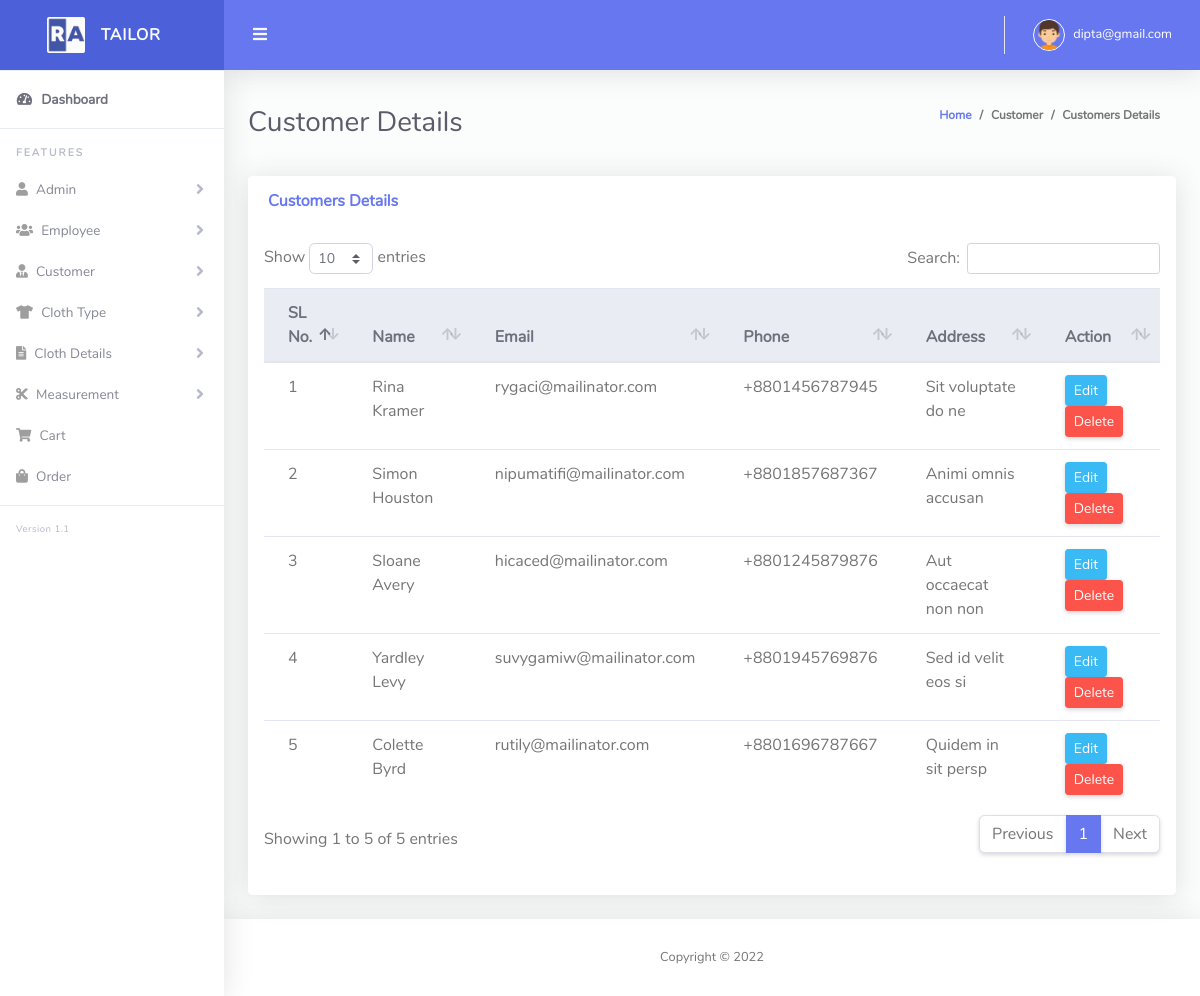
/customer_list.php (signed in), run on an earlier commit of the app's database.
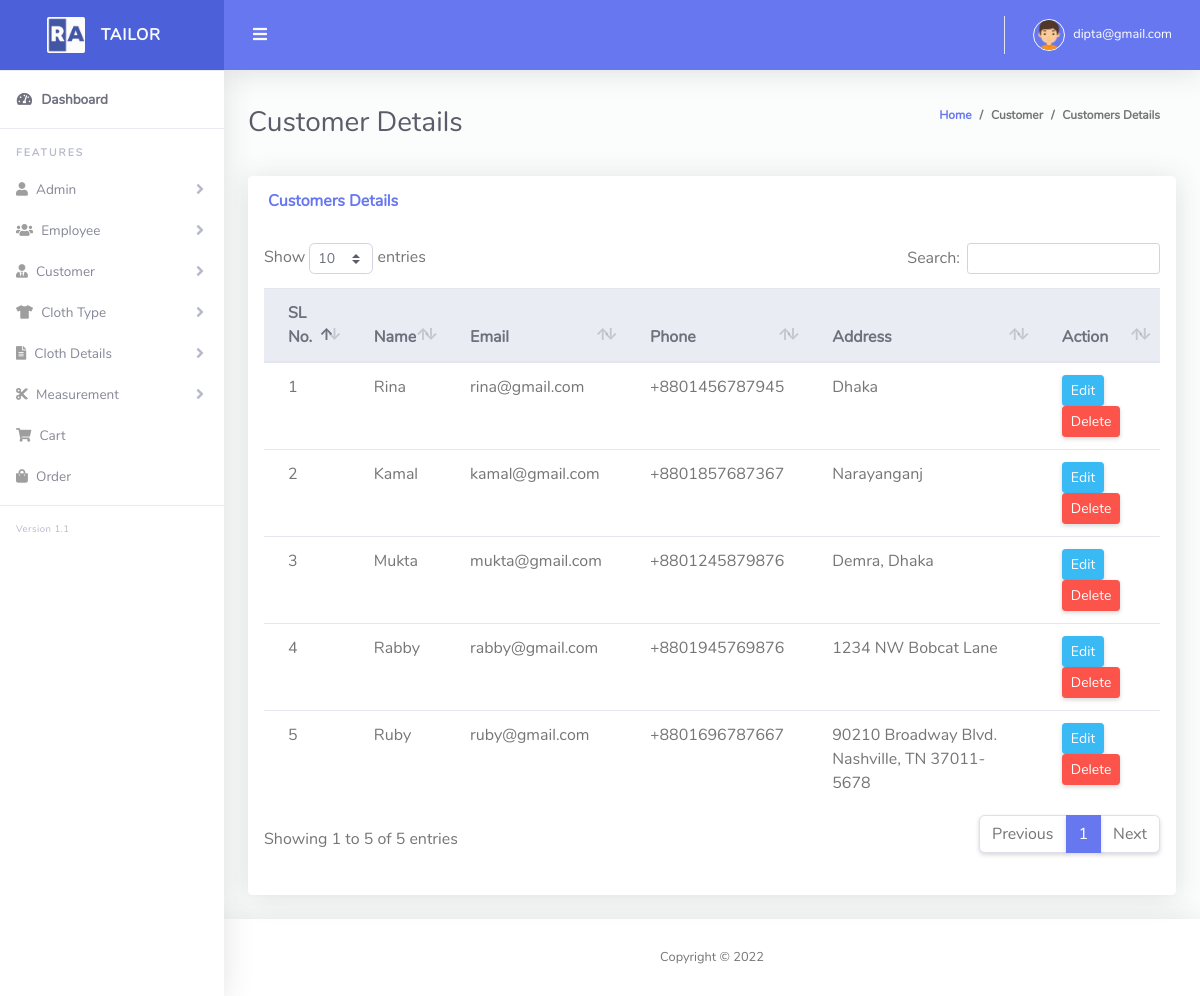
And on a later commit of the database.
### tables this page shows
CREATE TABLE `tbl_customer` (
  `cus_id` int(11) NOT NULL,
  `cus_name` varchar(255) NOT NULL,
  `cus_email` varchar(255) NOT NULL,
  `cus_phone` varchar(255) NOT NULL,
  `cus_address` text NOT NULL,
  `created_at` timestamp NOT NULL DEFAULT current_timestamp(),
  `soft_delete` tinyint(4) NOT NULL DEFAULT 0
);

### Classes/DB.php (called while the page is built, shortened)
<?php
class DB
{
    public function connect(){
        $this->conn = new mysqli("localhost","root","","tailor_shop");
        if ($this->conn->connect_error) {
          die("Connection failed: " . $this->conn->connect_error);
        } else {
            return $msg =  "connected";
        }
    }
}

### Classes/CustomerClass.php (called while the page is built, shortened)
<?php
include_once 'db.php';
class CustomerClass extends DB
{
    public function viewCustomer()
    {
        $qry = "SELECT * FROM tbl_customer where soft_delete = 0";
        $result = $this->conn->query($qry);
        return $result;
    }
}

### customer_list.php (the view, shortened to what this page needs)
<?php include 'layouts/header.php';
?>
<div class="container-fluid" id="container-wrapper">
    <div class="d-sm-flex align-items-center justify-content-between mb-4">
        <h1 class="h3 mb-0 text-gray-800">Customer Details</h1>
        <ol class="breadcrumb">
            <li class="breadcrumb-item"><a href="./">Home</a></li>
            <li class="breadcrumb-item">Customer</li>
            <li class="breadcrumb-item active" aria-current="page">Customers Details</li>
        </ol>
    </div>
    <div class="row">
        <div class="col-lg-12 mb-4">
            <div class="card">
                <div class="card-header py-3 d-flex flex-row align-items-center justify-content-between">
                    <h6 class="m-0 font-weight-bold text-primary">Customers Details</h6>
                </div>
                <div class="table-responsive p-3">
                    <table class="table align-items-center table-flush" id="dataTable">
                        <thead class="thead-light">
                            <tr>
                                <th>SL No.</th>
                                <th>Name</th>
                                <th>Email</th>
                                <th>Phone</th>
                                <th>Address</th>
                                <th>Action</th>
                            </tr>
                        </thead>
                        <tbody>
                            <?php
                            $i = 0;
                            $view = $customer->viewCustomer();
                            foreach ($view as $value) {
                            ?>
                                <tr>
                                    <td><?php echo $i += 1; ?></td>
                                    <td><?php echo $value['cus_name']; ?></td>
                                    <td><?php echo $value['cus_email']; ?></td>
                                    <td><?php echo $value['cus_phone']; ?></td>
                                    <td><?php echo $value['cus_address']; ?></td>
                                    <td>
                                        <a href="edit_customer.php?customerid=<?php echo $value['cus_id']; ?>" class="btn btn-sm btn-info">Edit</a>
                                        <?php if (($role == 0) || ($role == 1)) { ?>
                                            <a onclick="return confirm('Are you sure to Delete?');" href="?delCustomer=<?php echo $value['cus_id']; ?>" class="btn btn-sm btn-danger">Delete</a>
                                        <?php } ?>
                                    </td>
                                </tr>
                            <?php } ?>
                        </tbody>
                    </table>
                </div>
                <div class="card-footer"></div>
            </div>
        </div>
    </div>
</div>
<?php include 'layouts/footer.php'; ?>

### layouts/header.php (shortened to what this page needs)
<?php
  include 'Classes/CustomerClass.php';
  $customer = new CustomerClass();
  $role = $_SESSION['role'];
?>
<!DOCTYPE html>
<html lang="en">
<head>
  <link href="vendor/fontawesome-free/css/all.min.css" rel="stylesheet" type="text/css">
  <link href="vendor/bootstrap/css/bootstrap.min.css" rel="stylesheet" type="text/css">
  <link href="css/ruang-admin.min.css" rel="stylesheet">
  <link href="vendor/datatables/dataTables.bootstrap4.min.css" rel="stylesheet">
</head>
<body id="page-top">
  <div id="wrapper">
    <ul class="navbar-nav sidebar sidebar-light accordion" id="accordionSidebar">
      <a class="sidebar-brand d-flex align-items-center justify-content-center" href="index.php">
        <div class="sidebar-brand-icon">
          <img src="img/logo/logo2.png">
        </div>
        <div class="sidebar-brand-text mx-3">TAILOR</div>
      </a>
      <hr class="sidebar-divider my-0">
      <li class="nav-item active">
        <a class="nav-link" href="index.php">
          <i class="fas fa-fw fa-tachometer-alt"></i>
          <span>Dashboard</span></a>
      </li>
      <hr class="sidebar-divider">
      <div class="sidebar-heading">
        Features
      </div>
      <div>
      <li class="nav-item">
        <a class="nav-link collapsed" href="#" data-toggle="collapse" data-target="#collapseTable" aria-expanded="true"
          aria-controls="collapseTable">
          <i class="fas fa-solid fa-user"></i>
          <span>Admin</span>
        </a>
      </li>
      <li class="nav-item">
        <a class="nav-link collapsed" href="#" data-toggle="collapse" data-target="#collapseTable1" aria-expanded="true"
          aria-controls="collapseTable">
          <i class="fas fa fa-users"></i>
          <span>Employee</span>
        </a>
      </li>
      <li class="nav-item">
        <a class="nav-link collapsed" href="#" data-toggle="collapse" data-target="#collapseTable2" aria-expanded="true"
          aria-controls="collapseTable">
          <i class="fas fal fa-user-tie"></i>
          <span>Customer</span>
        </a>
      </li>
      <li class="nav-item">
        <a class="nav-link collapsed" href="#" data-toggle="collapse" data-target="#collapseForm" aria-expanded="true"
          aria-controls="collapseForm">
          <i class="fas fa-tshirt"></i>
          <span>Cloth Type</span>
        </a>
      </li>
      <li class="nav-item">
        <a class="nav-link collapsed" href="#" data-toggle="collapse" data-target="#collapseForm1" aria-expanded="true"
          aria-controls="collapseForm">
          <i class="fas fa-file-alt"></i>
          <span>Cloth Details</span>
        </a>
      </li>
      <li class="nav-item">
        <a class="nav-link collapsed" href="#" data-toggle="collapse" data-target="#collapseForm2" aria-expanded="true"
          aria-controls="collapseForm">
          <i class="fas fa-cut"></i>
          <span>Measurement</span>
        </a>
      </li>
      <li class="nav-item">
        <a class="nav-link" href="cart.php">
          <i class="fas fa-shopping-cart"></i>
          <span>Cart</span>
        </a>
      </li>
      <li class="nav-item">
        <a class="nav-link" href="order.php">
          <i class="fas fa-shopping-bag"></i>
          <span>Order</span>
        </a>
      </li>
      <hr class="sidebar-divider">
      <div class="version" id="version-ruangadmin"></div>
    </ul>
    <div id="content-wrapper" class="d-flex flex-column">
      <div id="content">
        <nav class="navbar navbar-expand navbar-light bg-navbar topbar mb-4 static-top">
          <button id="sidebarToggleTop" class="btn btn-link rounded-circle mr-3">
            <i class="fa fa-bars"></i>
          </button>
          <ul class="navbar-nav ml-auto">
            <li class="nav-item dropdown no-arrow">
              <a class="nav-link dropdown-toggle" href="#" id="userDropdown" role="button" data-toggle="dropdown"
                aria-haspopup="true" aria-expanded="false">
                <img class="img-profile rounded-circle" src="img/boy.png" style="max-width: 60px">
                <span class="ml-2 d-none d-lg-inline text-white small"><?php echo $_SESSION['email']; ?></span>
              </a>
            </li>
          </ul>
        </nav>

### layouts/footer.php (shortened to what this page needs)
<footer class="sticky-footer bg-white">
  <div class="container my-auto">
    <div class="copyright text-center my-auto">
      <span>Copyright &copy; <script> document.write(new Date().getFullYear()); </script>
      </span>
    </div>
  </div>
</footer>
    </div>
  </div>
</body>
</html>

What changed in the data, as far as the page shows it:
changed tbl_customer: cus_name "Rina Kramer" → "Rina"; cus_email "rygaci@mailinator.com" → "rina@gmail.com"; cus_address "Sit voluptate do ne" → "Dhaka"
changed tbl_customer: cus_name "Simon Houston" → "Kamal"; cus_email "nipumatifi@mailinator.com" → "kamal@gmail.com"; cus_address "Animi omnis accusan" → "Narayanganj"
changed tbl_customer: cus_name "Sloane Avery" → "Mukta"; cus_email "hicaced@mailinator.com" → "mukta@gmail.com"; cus_address "Aut occaecat non non" → "Demra, Dhaka"
changed tbl_customer: cus_name "Yardley Levy" → "Rabby"; cus_email "suvygamiw@mailinator.com" → "rabby@gmail.com"; cus_address "Sed id velit eos si" → "1234 NW Bobcat Lane"
changed tbl_customer: cus_name "Colette Byrd" → "Ruby"; cus_email "rutily@mailinator.com" → "ruby@gmail.com"; cus_address "Quidem in sit persp" → "90210 Broadway Blvd. Nashville, TN 37011-5678"
